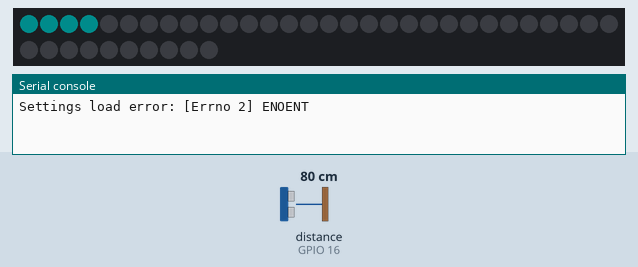
Bench run of a program on a simulated ESP32 board running MicroPython. On the bench: 40 RGB LEDs in strip order, left to right, continuing on the next row, the last lines printed to the serial console. The test bench sets the inputs (shaded band); at power-on: distance to the obstacle (sensor on GPIO 16) 80 cm. The echo pulse lasts 58.3 µs per cm; dim RGB values are drawn brighter than linear; threads take turns every 2 ms; files that are not in the repository are absent; library files of the repository ran but are not shown: hc_sr04.py.

Above: at 0.01 s.
At 2.4 s:
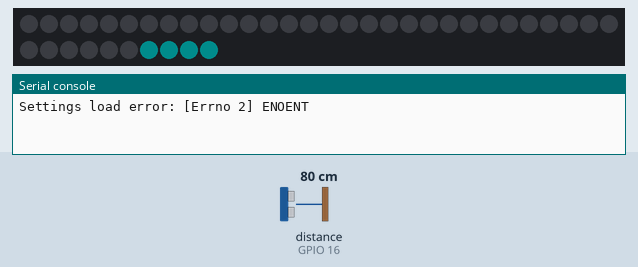
3.8 s: distance to the obstacle (sensor on GPIO 16) set to 35 cm
At 5.6 s:
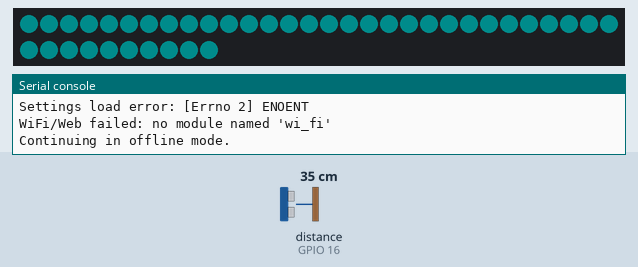
Timing chart, 0 to 7.1 s (numbered marks = the images above; inputs shaded):
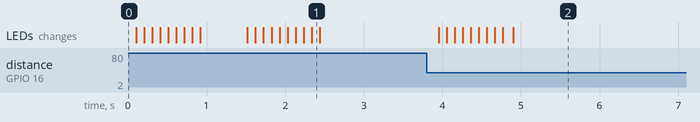

Measured:
- after the input at 3.8 s, the LEDs: first change after 0.15 s (image 2 shows a later state)

The program:

main.py
```python
import stairs
import time

stairs.start()

# Try WiFi (optional)
try:
    import wi_fi
    if wi_fi.connect_wifi():
        import web
        import _thread
        _thread.start_new_thread(web.start, ())
    else:
        print("WiFi not available. Running offline.")
except Exception as e:
    print("WiFi/Web failed:", e)
    print("Continuing in offline mode.")

while True:
    time.sleep(1)
```

stairs.py
```python
import time
import _thread
from machine import Pin
from machine import Timer
import neopixel
import json
from hc_sr04 import HCSR04

"""
Ultrasonic sensors:
sensor_01_device:
    TRIGGER - GPIO5
    ECHO    - GPIO19

sensor_02_device:
    TRIGGER - GPIO17
    ECHO    - GPIO16

LED strip (NeoPixel):
    PIN_NUM - GPIO18
"""

sensor_01_device = HCSR04(trigger_pin=5, echo_pin=19)
sensor_02_device = HCSR04(trigger_pin=17, echo_pin=16)

# ---------- COLORS ----------
RED     = (255,   0,   0)
GREEN   = (0,   255,   0)
BLUE    = (0,     0, 255)
WHITE   = (255, 255, 255)
YELLOW  = (255, 255,   0)
CYAN    = (0,   255, 255)
MAGENTA = (255,   0, 255)
BLACK   = (0,     0,   0)

# ---------- DEFAULT SETTINGS ----------
SETTINGS_FILE = "settings.json"

NUM_STAIRS = 10
LED_BLOCK = 4
NUM_LED = NUM_STAIRS * LED_BLOCK

PIN_NUM = 18
BRIGHTNESS = 0.05
COLOR = CYAN
COLOR_NAME = "CYAN"

ANIMATION_SPEED = 0.1
AUTO_OFF_DELAY = 20
SENSOR_FADE_DELAY = 20

THRESHOLD = 10

# ---------- LOAD / SAVE SETTINGS ----------
def load_settings():
    global NUM_STAIRS, LED_BLOCK, NUM_LED
    global BRIGHTNESS, COLOR, COLOR_NAME, THRESHOLD
    global ANIMATION_SPEED, AUTO_OFF_DELAY, SENSOR_FADE_DELAY

    try:
        with open(SETTINGS_FILE, "r") as f:
            data = json.load(f)

        NUM_STAIRS = data.get("NUM_STAIRS", NUM_STAIRS)
        LED_BLOCK = data.get("LED_BLOCK", LED_BLOCK)
        NUM_LED = NUM_STAIRS * LED_BLOCK

        BRIGHTNESS = data.get("BRIGHTNESS", BRIGHTNESS)
        COLOR_NAME = data.get("COLOR_NAME", COLOR_NAME).upper()

        ANIMATION_SPEED = data.get("ANIMATION_SPEED", ANIMATION_SPEED)
        AUTO_OFF_DELAY = data.get("AUTO_OFF_DELAY", AUTO_OFF_DELAY)
        SENSOR_FADE_DELAY = data.get("SENSOR_FADE_DELAY", SENSOR_FADE_DELAY)
        THRESHOLD = data.get("THRESHOLD", THRESHOLD)

        # Map color name → RGB
        COLOR = {
            "RED": RED,
            "GREEN": GREEN,
            "BLUE": BLUE,
            "WHITE": WHITE,
            "YELLOW": YELLOW,
            "CYAN": CYAN,
            "MAGENTA": MAGENTA
        }.get(COLOR_NAME, CYAN)

    except Exception as e:
        print("Settings load error:", e)

def save_settings():
    data = {
        "NUM_STAIRS": NUM_STAIRS,
        "LED_BLOCK": LED_BLOCK,
        "BRIGHTNESS": BRIGHTNESS,
        "COLOR_NAME": COLOR_NAME,
        "ANIMATION_SPEED": ANIMATION_SPEED,
        "AUTO_OFF_DELAY": AUTO_OFF_DELAY,
        "SENSOR_FADE_DELAY": SENSOR_FADE_DELAY,
        "THRESHOLD": THRESHOLD
    }
    try:
        with open(SETTINGS_FILE, "w") as f:
            json.dump(data, f)
    except Exception as e:
        print("Settings save error:", e)

# ---------- BRIGHTNESS ----------
def apply_brightness(col, brightness):
    r, g, b = col
    return (int(r * brightness), int(g * brightness), int(b * brightness))

# ---------- INITIALIZE LED STRIP ----------
load_settings()
np = neopixel.NeoPixel(Pin(PIN_NUM), NUM_LED)


# ----------
is_strip_on = False
fade_thread_running = False
auto_off_timer = None
led_state = [(0,0,0)] * NUM_LED
sensor_01_state = False
sensor_02_state = False

def start_auto_off_timer():
    global auto_off_timer, is_strip_on
    if AUTO_OFF_DELAY <= 0 or not is_strip_on:
        return

    # cancel old timer if exists
    if auto_off_timer is not None:
        auto_off_timer.deinit()
        auto_off_timer = None

    # create new one-shot timer
    auto_off_timer = Timer(0)
    auto_off_timer.init(
        period=AUTO_OFF_DELAY*1000,
        mode=Timer.ONE_SHOT,
        callback=lambda t: fade_out_wrapper()
    )

def fade_out_wrapper():
    global is_strip_on, auto_off_timer
    if not is_strip_on:
        return

    fade_out()
    is_strip_on = False

    if auto_off_timer is not None:
        auto_off_timer.deinit()
        auto_off_timer = None

def fade_out():
    global np, sensor_01_state, sensor_02_state
    steps = 50  # number of fade steps
    sensor_01_state = False
    sensor_02_state = False
    for step in range(steps, 0, -1):
        factor = step / steps
        for i in range(NUM_LED):
            r, g, b = COLOR
            np[i] = (int(r * BRIGHTNESS * factor),
                     int(g * BRIGHTNESS * factor),
                     int(b * BRIGHTNESS * factor))
        np.write()
        time.sleep(0.04)

    for i in range(NUM_LED):
        np[i] = (0,0,0)
    np.write()

def light_leds_block():
    global led_state, is_strip_on, auto_off_timer

    if auto_off_timer is not None:
        auto_off_timer.deinit()
        auto_off_timer = None

    for stair in range(NUM_STAIRS):
        start = stair * LED_BLOCK
        end = start + LED_BLOCK
        for i in range(start, end):
            if i < NUM_LED:
                led_state[i] = apply_brightness(COLOR, BRIGHTNESS)
                np[i] = led_state[i]
        np.write()
        time.sleep(ANIMATION_SPEED)
    is_strip_on = True
    start_auto_off_timer()

def light_leds_block_reverse():
    global led_state, is_strip_on, auto_off_timer

    if auto_off_timer is not None:
        auto_off_timer.deinit()
        auto_off_timer = None

    for stair in range(NUM_STAIRS-1, -1, -1):
        start = stair * LED_BLOCK
        end = start + LED_BLOCK
        for i in range(start, end):
            if i < NUM_LED:
                led_state[i] = apply_brightness(COLOR, BRIGHTNESS)
                np[i] = led_state[i]
        np.write()
        time.sleep(ANIMATION_SPEED)
    is_strip_on = True
    start_auto_off_timer()

def fade_off_blockwise():
    global led_state, is_strip_on
    is_strip_on = False
    for stair in range(NUM_STAIRS):
        start = stair * LED_BLOCK
        end = start + LED_BLOCK
        # create a temporary buffer
        temp_np = [led_state[i] for i in range(NUM_LED)]
        # we off only the current block
        for i in range(start, end):
            if i < NUM_LED:
                temp_np[i] = (0,0,0)
                led_state[i] = (0,0,0)  # updating the main state

        # write the buffer to strip
        for i in range(NUM_LED):
            np[i] = temp_np[i]

        np.write()
        time.sleep(ANIMATION_SPEED)

def fade_off_blockwise_reverse():
    global led_state, is_strip_on
    is_strip_on = False
    for stair in range(NUM_STAIRS-1, -1, -1):
        start = stair * LED_BLOCK
        end = start + LED_BLOCK

        for i in range(start, end):
            if i < NUM_LED:
                led_state[i] = (0,0,0)

        for i in range(NUM_LED):
            np[i] = led_state[i]

        np.write()
        time.sleep(ANIMATION_SPEED)
# ----------
# ---------- Sensors logic ----------

def sensor_01():
    global sensor_01_state, sensor_02_state, is_strip_on, fade_thread_02_running

    if is_strip_on == "PROCESSING":
        return

    if sensor_02_state and is_strip_on:
        is_strip_on = "PROCESSING"
        sensor_02_state = False
        _thread.start_new_thread(_delayed_fade, (fade_off_blockwise_reverse, SENSOR_FADE_DELAY)) # Don't turn it off right away, let others pass if there are a lot of people
        #fade_off_blockwise_reverse()
    else:
        if not is_strip_on:
            sensor_01_state = True
            light_leds_block()

def sensor_02():
    global sensor_01_state, sensor_02_state, is_strip_on, fade_thread_01_running

    if is_strip_on == "PROCESSING":
        return

    if sensor_01_state and is_strip_on:
        is_strip_on = "PROCESSING"
        sensor_01_state = False
        _thread.start_new_thread(_delayed_fade, (fade_off_blockwise, SENSOR_FADE_DELAY))
        #fade_off_blockwise()
    else:
        if not is_strip_on:
            sensor_02_state = True
            light_leds_block_reverse()


def _delayed_fade(func, delay=20):
    global is_strip_on
    time.sleep(delay)
    func()
    is_strip_on = False

# ----------
# ---------- Sensor devices ----------


def sensor_loop_01():
    while True:
        d = sensor_01_device.distance_cm()
        if d is not None and d <= THRESHOLD:
            sensor_01()
        time.sleep(0.2)

def sensor_loop_02():
    while True:
        d = sensor_02_device.distance_cm()
        if d is not None and d <= THRESHOLD:
            sensor_02()
        time.sleep(0.2)

#_thread.start_new_thread(sensor_loop_01, ())
#_thread.start_new_thread(sensor_loop_02, ())

# ----------
def start():

    # --- Test LED strip once at startup ---
    light_leds_block()
    time.sleep(0.5)
    fade_off_blockwise()

    # --- start sensor threads ---
    _thread.start_new_thread(sensor_loop_01, ())
    _thread.start_new_thread(sensor_loop_02, ())
```
